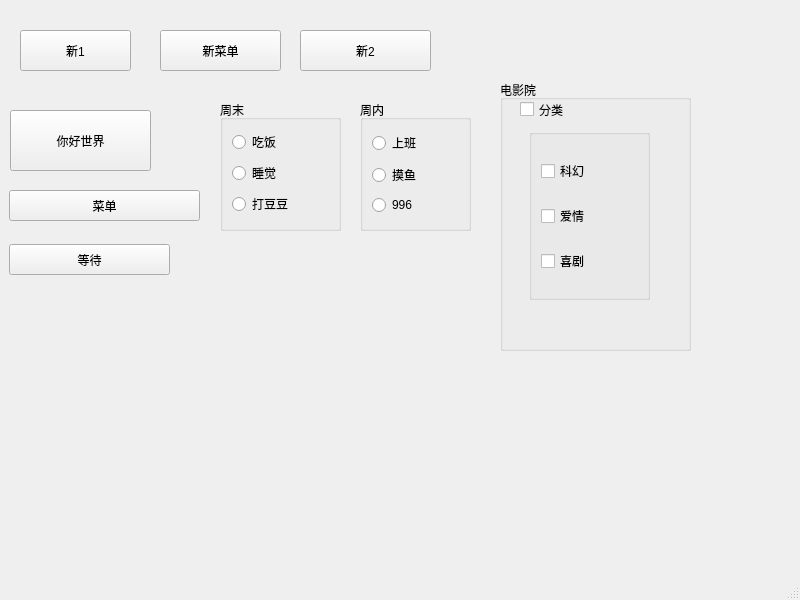
<?xml version="1.0" encoding="UTF-8"?>
<ui version="4.0">
 <class>MainWindow</class>
 <widget class="QMainWindow" name="MainWindow">
  <property name="geometry">
   <rect>
    <x>0</x>
    <y>0</y>
    <width>800</width>
    <height>600</height>
   </rect>
  </property>
  <property name="windowTitle">
   <string>MainWindow</string>
  </property>
  <widget class="QWidget" name="centralwidget">
   <widget class="QWidget" name="widget" native="true">
    <property name="geometry">
     <rect>
      <x>10</x>
      <y>10</y>
      <width>441</width>
      <height>81</height>
     </rect>
    </property>
    <widget class="QToolButton" name="n6">
     <property name="geometry">
      <rect>
       <x>150</x>
       <y>20</y>
       <width>121</width>
       <height>41</height>
      </rect>
     </property>
     <property name="minimumSize">
      <size>
       <width>0</width>
       <height>21</height>
      </size>
     </property>
     <property name="text">
      <string>新菜单</string>
     </property>
     <property name="autoRaise">
      <bool>false</bool>
     </property>
     <property name="arrowType">
      <enum>Qt::NoArrow</enum>
     </property>
    </widget>
    <widget class="QToolButton" name="n5">
     <property name="geometry">
      <rect>
       <x>290</x>
       <y>20</y>
       <width>131</width>
       <height>41</height>
      </rect>
     </property>
     <property name="text">
      <string>新2</string>
     </property>
    </widget>
    <widget class="QToolButton" name="n4">
     <property name="geometry">
      <rect>
       <x>10</x>
       <y>20</y>
       <width>111</width>
       <height>41</height>
      </rect>
     </property>
     <property name="text">
      <string>新1</string>
     </property>
    </widget>
   </widget>
   <widget class="QWidget" name="widget_2" native="true">
    <property name="geometry">
     <rect>
      <x>0</x>
      <y>100</y>
      <width>211</width>
      <height>191</height>
     </rect>
    </property>
    <widget class="QToolButton" name="n3">
     <property name="geometry">
      <rect>
       <x>9</x>
       <y>90</y>
       <width>191</width>
       <height>31</height>
      </rect>
     </property>
     <property name="text">
      <string>菜单</string>
     </property>
    </widget>
    <widget class="QToolButton" name="n2">
     <property name="geometry">
      <rect>
       <x>9</x>
       <y>144</y>
       <width>161</width>
       <height>31</height>
      </rect>
     </property>
     <property name="text">
      <string>等待</string>
     </property>
    </widget>
    <widget class="QToolButton" name="n1">
     <property name="geometry">
      <rect>
       <x>10</x>
       <y>10</y>
       <width>141</width>
       <height>61</height>
      </rect>
     </property>
     <property name="text">
      <string>你好世界</string>
     </property>
    </widget>
   </widget>
   <widget class="QGroupBox" name="groupBox">
    <property name="geometry">
     <rect>
      <x>220</x>
      <y>100</y>
      <width>121</width>
      <height>131</height>
     </rect>
    </property>
    <property name="title">
     <string>周末</string>
    </property>
    <layout class="QVBoxLayout" name="verticalLayout">
     <item>
      <widget class="QRadioButton" name="r1">
       <property name="text">
        <string>吃饭</string>
       </property>
      </widget>
     </item>
     <item>
      <widget class="QRadioButton" name="r2">
       <property name="text">
        <string>睡觉</string>
       </property>
      </widget>
     </item>
     <item>
      <widget class="QRadioButton" name="r3">
       <property name="text">
        <string>打豆豆</string>
       </property>
      </widget>
     </item>
    </layout>
   </widget>
   <widget class="QGroupBox" name="groupBox_2">
    <property name="geometry">
     <rect>
      <x>360</x>
      <y>100</y>
      <width>111</width>
      <height>131</height>
     </rect>
    </property>
    <property name="title">
     <string>周内</string>
    </property>
    <layout class="QVBoxLayout" name="verticalLayout_2">
     <item>
      <widget class="QRadioButton" name="r4">
       <property name="text">
        <string>上班</string>
       </property>
      </widget>
     </item>
     <item>
      <widget class="QRadioButton" name="r5">
       <property name="text">
        <string>摸鱼</string>
       </property>
      </widget>
     </item>
     <item>
      <widget class="QRadioButton" name="r6">
       <property name="text">
        <string>996</string>
       </property>
      </widget>
     </item>
    </layout>
   </widget>
   <widget class="QGroupBox" name="dianying">
    <property name="geometry">
     <rect>
      <x>500</x>
      <y>80</y>
      <width>191</width>
      <height>271</height>
     </rect>
    </property>
    <property name="title">
     <string>电影院</string>
    </property>
    <widget class="QCheckBox" name="fenlei">
     <property name="geometry">
      <rect>
       <x>20</x>
       <y>20</y>
       <width>91</width>
       <height>19</height>
      </rect>
     </property>
     <property name="text">
      <string>分类</string>
     </property>
    </widget>
    <widget class="QGroupBox" name="leibie">
     <property name="geometry">
      <rect>
       <x>29</x>
       <y>49</y>
       <width>121</width>
       <height>171</height>
      </rect>
     </property>
     <property name="title">
      <string/>
     </property>
     <layout class="QVBoxLayout" name="verticalLayout_3">
      <item>
       <widget class="QCheckBox" name="kehuan">
        <property name="text">
         <string>科幻</string>
        </property>
       </widget>
      </item>
      <item>
       <widget class="QCheckBox" name="aiqing">
        <property name="text">
         <string>爱情</string>
        </property>
       </widget>
      </item>
      <item>
       <widget class="QCheckBox" name="xiju">
        <property name="text">
         <string>喜剧</string>
        </property>
       </widget>
      </item>
     </layout>
    </widget>
   </widget>
  </widget>
  <widget class="QMenuBar" name="menubar">
   <property name="geometry">
    <rect>
     <x>0</x>
     <y>0</y>
     <width>800</width>
     <height>26</height>
    </rect>
   </property>
  </widget>
  <widget class="QStatusBar" name="statusbar"/>
 </widget>
 <resources/>
 <connections/>
</ui>
